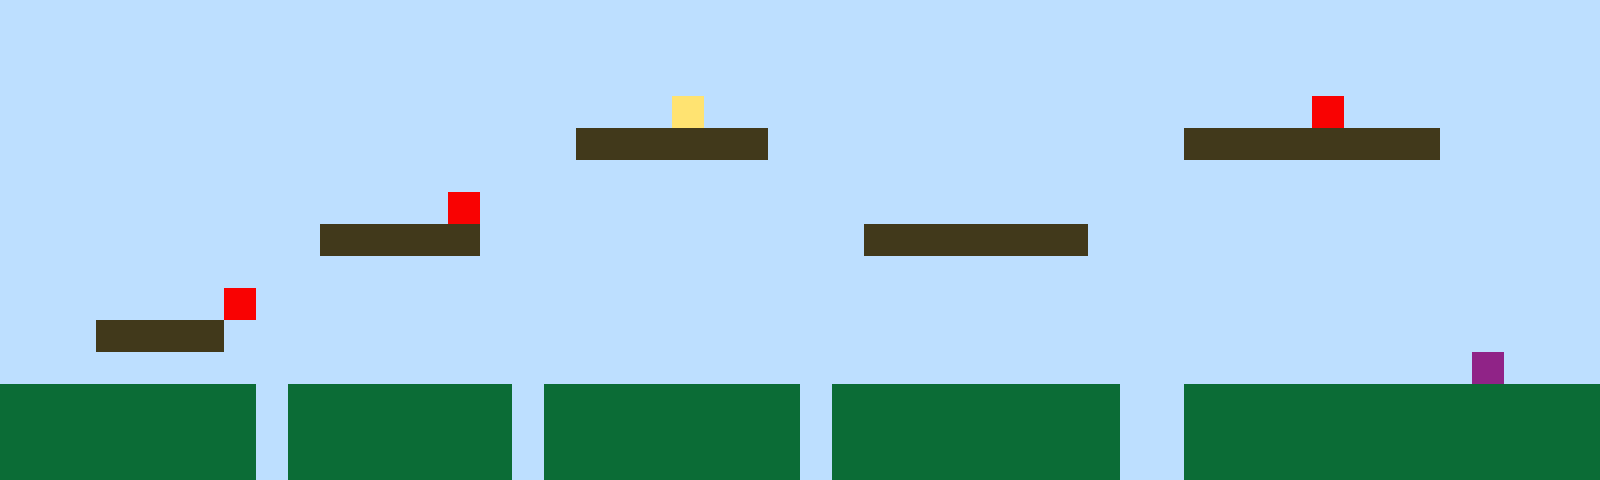

Rendered tile map (Tiled .tmx) drawn with the repository's tilesets; below, a short description and the full map source, tile grids included:
An orthogonal 50x15 tile map with 32x32 px tiles, 1 tile layer (Tile Layer 1).

<map version="1.10" tiledversion="1.11.2" orientation="orthogonal" renderorder="right-up" width="50" height="15" tilewidth="32" tileheight="32" infinite="0" nextlayerid="2" nextobjectid="1"><editorsettings><export target="map1.csv" format="csv" /></editorsettings><tileset firstgid="1" name="sprites" tilewidth="32" tileheight="32" tilecount="6" columns="3"><image source="sprites.png" width="96" height="64" /></tileset><layer id="1" name="Tile Layer 1" width="50" height="15"><data encoding="csv">1,1,1,1,1,1,1,1,1,1,1,1,1,1,1,1,1,1,1,1,1,1,1,1,1,1,1,1,1,1,1,1,1,1,1,1,1,1,1,1,1,1,1,1,1,1,1,1,1,1,1,1,1,1,1,1,1,1,1,1,1,1,1,1,1,1,1,1,1,1,1,1,1,1,1,1,1,1,1,1,1,1,1,1,1,1,1,1,1,1,1,1,1,1,1,1,1,1,1,1,1,1,1,1,1,1,1,1,1,1,1,1,1,1,1,1,1,1,1,1,1,1,1,1,1,1,1,1,1,1,1,1,1,1,1,1,1,1,1,1,1,1,1,1,1,1,1,1,1,1,1,1,1,1,1,1,1,1,1,1,1,1,1,1,1,1,1,1,1,1,1,4,1,1,1,1,1,1,1,1,1,1,1,1,1,1,1,1,1,1,1,5,1,1,1,1,1,1,1,1,1,1,1,1,1,1,1,1,1,1,1,1,1,1,1,1,1,1,3,3,3,3,3,3,1,1,1,1,1,1,1,1,1,1,1,1,1,3,3,3,3,3,3,3,3,1,1,1,1,1,1,1,1,1,1,1,1,1,1,1,1,1,1,1,1,1,1,1,1,1,1,1,1,1,1,1,1,1,1,1,1,1,1,1,1,1,1,1,1,1,1,1,1,1,1,1,1,1,1,1,1,1,1,1,1,1,1,1,1,1,1,1,1,1,5,1,1,1,1,1,1,1,1,1,1,1,1,1,1,1,1,1,1,1,1,1,1,1,1,1,1,1,1,1,1,1,1,1,1,1,1,1,1,1,1,1,1,1,1,1,3,3,3,3,3,1,1,1,1,1,1,1,1,1,1,1,1,3,3,3,3,3,3,3,1,1,1,1,1,1,1,1,1,1,1,1,1,1,1,1,1,1,1,1,1,1,1,1,1,1,1,1,1,1,1,1,1,1,1,1,1,1,1,1,1,1,1,1,1,1,1,1,1,1,1,1,1,1,1,1,1,1,1,1,1,1,1,1,1,1,1,1,1,1,1,1,1,5,1,1,1,1,1,1,1,1,1,1,1,1,1,1,1,1,1,1,1,1,1,1,1,1,1,1,1,1,1,1,1,1,1,1,1,1,1,1,1,1,1,1,1,1,1,3,3,3,3,1,1,1,1,1,1,1,1,1,1,1,1,1,1,1,1,1,1,1,1,1,1,1,1,1,1,1,1,1,1,1,1,1,1,1,1,1,1,1,1,1,1,1,1,1,1,1,1,1,1,1,1,1,1,1,1,1,1,1,1,1,1,1,1,1,1,1,1,1,1,1,1,1,1,1,1,1,1,1,1,1,1,1,1,1,1,1,1,1,6,1,1,1,2,2,2,2,2,2,2,2,1,2,2,2,2,2,2,2,1,2,2,2,2,2,2,2,2,1,2,2,2,2,2,2,2,2,2,1,1,2,2,2,2,2,2,2,2,2,2,2,2,2,2,2,2,2,2,2,2,2,1,2,2,2,2,2,2,2,1,2,2,2,2,2,2,2,2,1,2,2,2,2,2,2,2,2,2,1,1,2,2,2,2,2,2,2,2,2,2,2,2,2,2,2,2,2,2,2,2,2,1,2,2,2,2,2,2,2,1,2,2,2,2,2,2,2,2,1,2,2,2,2,2,2,2,2,2,1,1,2,2,2,2,2,2,2,2,2,2,2,2,2</data></layer></map>
